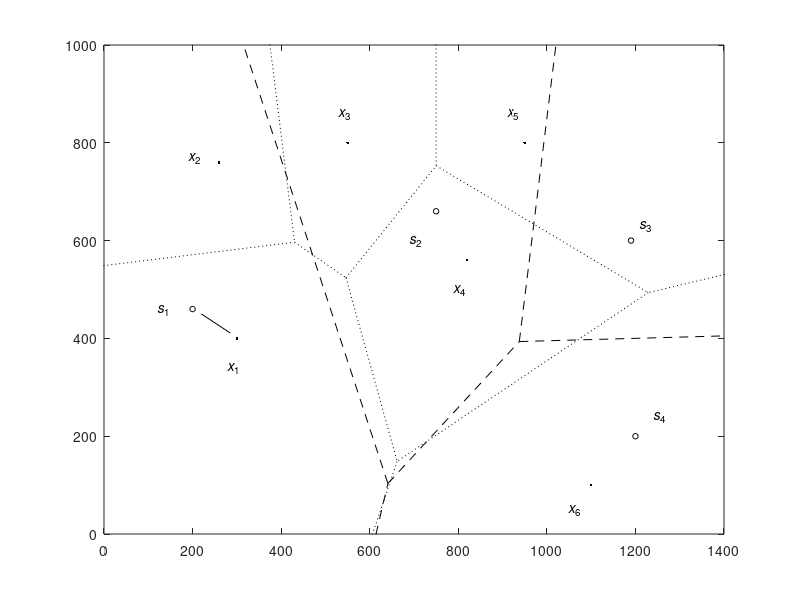

Source code (MATLAB): (Note: this script raises an error after producing the figure.)
%%%%%%%%%%%%%%%%%%%%%%%%%%%%%%%%%%%%%%%%%%%%%%%%%%%%%%%%%%%%%%%%%%%%%%
% Root mean square mimimum distance (RMSMD) as a quality metric 
% for localization nanoscopy images
%
% Yi Sun
% Electrical Engineering Department
% The City College of City University of New York
% E-mail: ysun@ccny.cuny.edu
% 03/14/2017, 04/04/2017, 09/12/2017, 11/18/2017, 01/19/2018, 
% 05/08/2018, 06/03/2018, 08/21/2018, 09/11/2024
%%%%%%%%%%%%%%%%%%%%%%%%%%%%%%%%%%%%%%%%%%%%%%%%%%%%%%%%%%%%%%%%%%%%%%

%% %%%%%%%%%%%%%%%%%%%%%%%%%%%%%%%%%%%%%%%%%%%%%%%%%%%%%%%%%%%%%%%%%%%
%% Fig. 1. Voronoi cells 
%% %%%%%%%%%%%%%%%%%%%%%%%%%%%%%%%%%%%%%%%%%%%%%%%%%%%%%%%%%%%%%%%%%%%
clear
% S, Voronoi cells
dim=2 ; 
S=[200 750 1190 1200
   460 660  600  200] ; 
Fig1=figure('Position',[400 300 500-20 500*(1000/1400)*(102/108)],'Color',[1 1 1]) ;
plot(S(1,:),S(2,:),'ko','MarkerSize',4) ; hold on
axis([0 1400 0 1000]) ;
[V1 V2]=voronoi(S(1,:),S(2,:)) ;
plot(V1,V2,'k--')  ; 
% X, Voronoi cells
X=[300  260  550 820  950 1100
   400 760 800 560 800  100] ; 
plot(X(1,:),X(2,:),'k.') ; 
[V1 V2]=voronoi(X(1,:),X(2,:)) ;
plot(V1,V2,'k:')  ; 
% Denote S
text(120,460,'{\its}_1') ; 
text(690,600,'{\its}_2') ; 
text(1210,630,'{\its}_3') ; 
text(1240,240,'{\its}_4') ; 
% Denote X
text(280,340,'{\itx}_1') ; 
text(190,770,'{\itx}_2') ; 
text(530,860,'{\itx}_3') ; 
text(790,500,'{\itx}_4') ; 
text(910,860,'{\itx}_5') ; 
text(1050,50,'{\itx}_6') ; 
% Arrows
s=[220 ; 450] ; x=[285 ; 411] ;
plot([s(1) x(1)],[s(2) x(2)],'k-') ; 
draw2DArrow(s,x,30*ones(2,1),0.12*pi,'k-',0.5) ; 
draw2DArrow(x,s,30*ones(2,1),0.1*pi,'k-',0.5) ; 
s=[204 ; 490] ; x=[255 ; 740] ;
plot([s(1) x(1)],[s(2) x(2)],'k-') ; 
draw2DArrow(x,s,30*ones(2,1),0.1*pi,'k-',0.5) ; 
s=[728 ; 678] ; x=[570 ; 790] ;
plot([s(1) x(1)],[s(2) x(2)],'k-') ; 
draw2DArrow(x,s,30*ones(2,1),0.1*pi,'k-',0.5) ; 
s=[765 ; 637] ; x=[810 ; 575] ;
plot([s(1) x(1)],[s(2) x(2)],'k-') ; 
draw2DArrow(s,x,30*ones(2,1),0.1*pi,'k-',0.5) ; 
draw2DArrow(x,s,30*ones(2,1),0.1*pi,'k-',0.5) ; 
s=[1183 ; 183] ; x=[1115 ; 115] ;
plot([s(1) x(1)],[s(2) x(2)],'k-') ; 
draw2DArrow(s,x,30*ones(2,1),0.1*pi,'k-',0.5) ; 
draw2DArrow(x,s,30*ones(2,1),0.1*pi,'k-',0.5) ; 
s=[775 ; 678] ; x=[928 ; 785] ;
plot([s(1) x(1)],[s(2) x(2)],'k-') ; 
draw2DArrow(x,s,30*ones(2,1),0.1*pi,'k-',0.5) ; 
s=[1167 ; 622] ; x=[970 ; 790] ;
plot([s(1) x(1)],[s(2) x(2)],'k-') ; 
draw2DArrow(s,x,30*ones(2,1),0.1*pi,'k-',0.5) ; 
hold off
%grid on
xlabel('{\itx} (nm)') ; 
ylabel('{\ity} (nm)') ;
set(gca,'XTick',[0 200 400 600 800 1000 1200 1400]) ; 
set(gca,'XTickLabel',[0 200 400 600 800 1000 1200 1400]') ; 
set(gca,'YTick',[0 200 400 600 800 1000]) ; 
set(gca,'YTickLabel',[0 200 400 600 800 1000]') ; 
AxesHandle=findobj(Fig1,'Type','axes') ; 
set(AxesHandle,'Position',[0.115,0.11,0.85,0.85]);
%print -deps Fig1 % (to keep physical size, in Figure window, use File -> Save As)
 
[RMSMD0 tmp]=RMSMD(S,X) ; 
[RMSMD0 RMSMD0^2] % = 201.84 nm ; RMSMD^2 = 40740 nm^2
[RMSMDX_ tmp]=RMSMD(S(:,1:2),[X(:,2) X(:,3)]) ; 
[RMSMDX_ RMSMDX_^2] % = 276.76 nm ; RMSMDX_^2 = 76600 nm^2
[RMSMDX_X tmp]=RMSMD(S,[X(:,1) X(:,4:6)]) ; 
[RMSMDX_X RMSMDX_X^2] % = 178.26 nm ; RMSMDX_X^2 = 31775 nm^2
[RMSMDXkSk tmp]=RMSMD([S(:,1:2) S(:,4)],[X(:,1) X(:,4) X(:,6)]) ; 
[RMSMDXkSk RMSMDXkSk^2] % = 127.15 nm ; RMSMDXkSk^2 = 16166.67 nm^2

%% %%%%%%%%%%%%%%%%%%%%%%%%%%%%%%%%%%%%%%%%%%%%%%%%%%%%%%%%%%%%%%%%%%%
%% Fig. 2. X0 is fixed and X1 changes on a trajectory
%% %%%%%%%%%%%%%%%%%%%%%%%%%%%%%%%%%%%%%%%%%%%%%%%%%%%%%%%%%%%%%%%%%%%%
clear
r=750 ; % radius of circle on which si's are located 
M=7 ;   % # of si
% S
theta=2*pi*(0:M-1)/M ;
S=r*[cos(theta) ; sin(theta)] ;
Fig2=figure('Position',[100 50 620 600],'Color',[1 1 1]) ;
% 2*r*sin(2*pi/(2*M)) = 650.82 nm -- distance between si's
% Voronoi cells of si's
Fig2a=subplot(2,2,1) ;
line=3*r*[cos(theta+2*pi/(2*M)) ; sin(theta+2*pi/(2*M))] ;
for i=1:M,
  plot([0 line(1,i)],[0,line(2,i)],'k--','LineWidth',0.125) ; hold on
end
% X consists of M fixed X0, and M X1 moving along their trajectories 
X0=1.35*S ; 
I=(0:200)/200 ; 
ii=20 ; 
alpha=0.8*2*pi*I ;
X10=1300*[I.*cos(alpha) ; I.*sin(alpha)] ; % trajectory for xi, theta=0
X10=X10+[2500*I ; zeros(size(I))] ; 
X1=zeros(2*M,length(I)) ; % X1 is changing
for i=1:M,
  T=[cos(theta(i)) -sin(theta(i))
     sin(theta(i))  cos(theta(i))] ;
  X1(2*(i-1)+1:2*(i-1)+2,:)=T*X10 ; 
  plot(X1(2*(i-1)+1,:),X1(2*(i-1)+2,:),'k-','LineWidth',0.125) ; 
  plot(X1(2*(i-1)+1,ii),X1(2*(i-1)+2,ii),'k.','MarkerSize',5) ; 
  plot(X0(1,i),X0(2,i),'k.','MarkerSize',5) ; 
end
% Draw arrows on X1
jj=155 ; 
a0=zeros(2,M) ; a1=zeros(2,M) ; 
for i=1:M, 
  a0(:,i)=X1(2*(i-1)+1:2*(i-1)+2,jj-2) ; 
  a1(:,i)=X1(2*(i-1)+1:2*(i-1)+2,jj) ; 
end
draw2DArrow(a0,a1,80*ones(2,1),0.15*pi,'k-',0.125) ; 
hold on
% Circle with radius of PSF FWHM
FWHM=184 ; % FWHM of PSF = 2*sqrt(2*log(2))*78.26 = 184.288
t=(0:100)/100 ; 
cc0=FWHM*[cos(2*pi*t) ; sin(2*pi*t)] ; 
for i=1:M,
  cc=S(:,i)*ones(1,length(t))+cc0 ; 
  plot(cc(1,:),cc(2,:),'k:','LineWidth',0.125) ; 
end
plot(S(1,:),S(2,:),'ko','MarkerSize',4) ; 
hold off
axis([-1500 1500 -1500 1500]) ;
text(-1400,1350,'(a)') ; 
xlabel('{\itx} (nm)','FontSize',8) ; 
ylabel('{\ity} (nm)','FontSize',8) ; 
set(gcf,'Color',[1 1 1])
% Denote S
text(600,-10,'{\its}_1','FontSize',8) ; 
text(390,490,'{\its}_2','FontSize',8) ; 
text(-185,635,'{\its}_3','FontSize',8) ; 
text(-630,315,'{\its}_4','FontSize',8) ; 
text(-640,-275,'{\its}_5','FontSize',8) ; 
text(-180,-630,'{\its}_6','FontSize',8) ; 
text(332,-510,'{\its}_7','FontSize',8) ; 
% Denote X0
text(1060,0,'{\itx}_1','FontSize',8) ; 
text(660,840,'{\itx}_2','FontSize',8) ; 
text(-290,1100,'{\itx}_3','FontSize',8) ; 
text(-1080,470,'{\itx}_4','FontSize',8) ; 
text(-1040,-470,'{\itx}_5','FontSize',8) ; 
text(-280,-1090,'{\itx}_6','FontSize',8) ; 
text(670,-855,'{\itx}_7','FontSize',8) ; 
% Denote X1
text(340,-35,'{\itx}_8','FontSize',8) ; 
text(220,300,'{\itx}_9','FontSize',8) ; 
text(-110,380,'{\itx}_{10}','FontSize',8) ; 
text(-370,195,'{\itx}_{11}','FontSize',8) ; 
text(-500,-120,'{\itx}_{12}','FontSize',8) ; 
text(-210,-355,'{\itx}_{13}','FontSize',8) ; 
text(175,-310,'{\itx}_{14}','FontSize',8) ; 
set(gca,'FontSize',8) ; 
set(Fig2a,'OuterPosition',[0,0.5,0.5,0.5]); 

%% calculate metrics
RMSMD0=zeros(size(I)) ; 
accuracy=zeros(size(I)) ;
JAC=zeros(size(I)) ; 
precision=zeros(size(I)) ; 
recall=zeros(size(I)) ; 
d=zeros(size(I)) ; 
XX=zeros(size(S)) ; 
for i=1:length(I),
  d(i)=sqrt(X1(1:2,i)'*X1(1:2,i)) ; 
  for j=1:M,
    XX(:,j)=X1(2*(j-1)+1:2*(j-1)+2,i) ; 
  end
  [RMSMD0(i) tmp]=RMSMD(S,[X0 XX]) ; 
  [accuracy(i) JAC(i) precision(i) recall(i)]=Accuracy_JAC_Precesion_Recall_Core(S,[X0 XX],FWHM) ;
end

Fig2b=subplot(2,2,2) ;
  plot(d,RMSMD0,'k-','LineWidth',0.125) ; hold on
  plot(d(ii),RMSMD0(ii),'k.','MarkerSize',5) ; 
  axis([0 1500 0 600]) ;
  text(60,570,'(b)') ; 
  xlabel('{\itd} (nm)','FontSize',8) ; 
  ylabel('RMSMD (nm)','FontSize',8) ; 
set(gca,'XTick',[0 250 500 750 1000 1250 1500]) ; 
set(gca,'XTickLabel',[0 250 500 750 1000 1250 1500]) ; 
set(gca,'YTick',[0 100 200 300 400 500 600]) ; 
set(gca,'YTickLabel',[0 100 200 300 400 500 600]) ; 
set(gca,'FontSize',8) ; 
set(Fig2b,'OuterPosition',[0.51,0.5,0.515,0.5]); 

Fig2c=subplot(2,2,3) ;
  plot(d,accuracy,'k-','LineWidth',0.125) ; hold on
  plot(d(ii),accuracy(ii),'k.','MarkerSize',5) ; hold off
  axis([0 1500 0 600]) ;
  text(60,570,'(c)') ; 
  xlabel('{\itd} (nm)','FontSize',8) ; 
  ylabel('Accuracy(nm)','FontSize',8) ; 
set(gca,'XTick',[0 250 500 750 1000 1250 1500]) ; 
set(gca,'XTickLabel',[0 250 500 750 1000 1250 1500]) ; 
set(gca,'YTick',[0 100 200 300 400 500 600]) ; 
set(gca,'YTickLabel',[0 100 200 300 400 500 600]) ; 
set(gca,'FontSize',8) ; 
set(Fig2c,'OuterPosition',[0.016,0,0.486,0.486]); 

Fig2d=subplot(2,2,4) ;
mk=[5 33 63 128 151] ; 
  plot(d,100*precision,'k-','LineWidth',0.125) ; hold on
	plot(d(mk),100*precision(mk),'ko','MarkerSize',4) ;   
  plot(d(ii),100*precision(ii),'k.','MarkerSize',5) ; 
lg(1)=plot([-20 -10],[-20 -10],'k-o','LineWidth',0.125,'MarkerSize',4) ;   
%
mk=[9 39 140 129 155] ; 
  plot(d,100*recall,'k-','LineWidth',0.125) ; hold on
	plot(d(mk),100*recall(mk),'ks','MarkerSize',4) ;   
  plot(d(ii),100*recall(ii),'k.','MarkerSize',5) ; 
lg(2)=plot([-20 -10],[-20 -10],'k-s','LineWidth',0.125,'MarkerSize',4) ;   
%
mk=[7 36 74 131 153] ; 
  plot(d,100*JAC,'k-','LineWidth',0.125) ; hold on
  plot(d(mk),100*JAC(mk),'kx','MarkerSize',6) ;   
  plot(d(ii),100*JAC(ii),'k.','MarkerSize',5) ; 
lg(3)=plot([-20 -10],[-20 -10],'k-x','LineWidth',0.125,'MarkerSize',6) ;   
  hold off
  axis([0 1500 -10 120]) ;
  legend(lg,'Precision','Recall','JAC','location','northeast') ;
  text(60,113,'(d)') ; 
  xlabel('{\itd} (nm)','FontSize',8) ; 
  ylabel('Precision, Recall, JAC (%)','FontSize',8) ; 
set(gca,'XTick',[0 250 500 750 1000 1250 1500]) ; 
set(gca,'XTickLabel',[0 250 500 750 1000 1250 1500]) ; 
set(gca,'YTick',[0 20 40 60 80 100 120]) ; 
set(gca,'YTickLabel',[0 20 40 60 80 100 120]) ; 
set(gca,'FontSize',8) ; 
set(Fig2d,'OuterPosition',[0.51,0,0.515,0.486]); 
%print -deps Fig2 % (to keep physical size, in Figure window, use File -> Save As)

%% %%%%%%%%%%%%%%%%%%%%%%%%%%%%%%%%%%%%%%%%%%%%%%%%%%%%%%%%%%%%%%%%%%%
%% Fig. 3-5. Helix
%  2-D emitters are located on a helix
clear
% optical system parameters
na=1.4 ; lambda=520 ; % nm
a=2*pi*na/lambda ;
% estimation of sigma of Airy PSF
rc=7.016/a ;
d=1 ; r=0.01:d:rc ; 
sigma=d*sqrt(8/pi)*sum(besselj(1,a*r).^2)  % = 78.26 nm
FWHM=2*sqrt(2*log(2))*sigma ; % = 184.28 nm
% emitter optics
Dt=0.01 ;     % second, time per frame (1/Dt is frame rate) 
Ih=300000 ;   % average number of detected photons per emitter per second
DtIh=Dt*Ih ;  % photon count per frame per emitter 
SPNR=0.2 ; SGNR=0.3 ; % um^2/emitter
SNR=SPNR*SGNR/(SPNR+SGNR) ;
% sample is located at [0,Lx]x[0,Ly]
Lx=2^11 ; Ly=2^11 ;   % frame size in nm
Dx=128 ; Dy=128 ;     % pixel size of cammera
Kx=Lx/Dx ; Ky=Ly/Dy ; % frame size in pixels
K=Kx*Ky ;							% total number of pixels per frame
% emitter locations
M=250 ; % # of emitters
Dd=25 ; % nm, distance between adjacent emitters 
t1=0:1/M:1-1/M ; 
D=(1000*t1).^0.97+40 ; % nm, distance from emitters to origin
xy=zeros(2,M) ; % 2D emitter locations
xy(:,1)=[0 ; D(1)] ; 
for i=2:M, 
  theta0=atan2(xy(2,i-1),xy(1,i-1)) ; % angle of previous location
  d0=sqrt(xy(:,i-1)'*xy(:,i-1)) ;     % length of previous location
  d1=D(i) ; % distance of current location
  Dtheta=acos((d0^2+d1^2-Dd^2)/(2*d0*d1)) ; % angle increment from previous to current location
  theta1=theta0+Dtheta ; % angle of current location
  xy(:,i)=[d1*cos(theta1)
           d1*sin(theta1)] ; 
end
xy0=xy+[Lx/2 ; Ly/2]*ones(1,M) ; % adjust to the frame center 

%% Fig. 3
Fig3=figure('Position',[100 50 600 600],'Color',[1 1 1]) ;
sft=0.07 ; 
% show emitters
Fig3a=subplot(2,2,1) ;
show8bNanoscopyImage(xy0,Lx,Ly,1,1,7,'Yes','gray','No') ; hold on
plot([100 400],Ly-[100 100],'w-',[100 100],Ly-[100-30 100+30],'w-',[400 400],Ly-[100-30 100+30],'w-') ; 
hold off
text(135,Ly-160,'300 nm','Color','white','FontSize',8)
text(100,100,'(a)','Color','white')
set(gca,'XTick',[]) ; % Turn off X and Y ticks 
set(gca,'YTick',[]) ; 
axis off
set(Fig3a,'OuterPosition',[-sft,0.5-(1-0.25)*sft+0.005,0.5+1.25*sft,0.5+1.25*sft]); 

% show far field image of all emitters 
V=CCDimage2DGauPSF(sigma,Kx,Ky,Dx,Dy,Dt,Ih,SPNR,SGNR,xy0) ;
Fig3b=subplot(2,2,2) ;
show8bimage(V,'Yes','gray','yes') ; 
set(gca,'XTick',[]) ; % Turn off X and Y ticks 
set(gca,'YTick',[]) ; 
axis off
set(Fig3b,'OuterPosition',[0.5-(1-0.25)*sft+0.0115,0.5-(1-0.25)*sft+0.005,0.5+1.25*sft,0.5+1.25*sft]); 

%% Localization by a CRLB estimator
% Markov chain state space = {0, 1, 2, 3, 4} 
Nape=30 ;   % average number of activations per emitter in data movie
J=4 ;       % Maximum state
r00=0.92 ;  % Change r00 to obtain different activation Markov chains!
r01=0.5 ;   r02=0.7 ;   r03=0.8 ;   r04=1.0 ; 
r10=1-r00 ; r21=1-r01 ; r32=1-r02 ; r43=1-r03 ; 
R=[r00 r01 r02 r03 r04 % matrix of state transition probabilities
   r10 0   0   0   0
   0   r21 0   0   0
   0   0   r32 0   0
   0   0   0   r43 0] ;
den=1+r10+r10*r21+r10*r21*r32+r10*r21*r32*r43 ; 
p0=1/den ;  % probability of de-activation
N=fix(Nape/(1-p0)) ; % total number of frames in data movie
rand('state',0) ; % initialization of pseudorandom number generator
randn('state',0) ; 
c=zeros(M,N+1) ; % states of Markov chains in data movie
for n=2:N+1, 
  for m=1:M, 
    c(m,n)=(c(m,n-1)+1)*(1-(rand<R(1,c(m,n-1)+1))) ; % state transitions
  end
end

% Estimated locations by CRLB 
a=(c~=0) ;    % a(m,n)=1 if activated; a(m,n)=0 otherwise  
Na=sum(a) ;   % number of activated emitters in nth frame
MNa=sum(Na) ; % number of emitter activations in data movie
xyActive=zeros(2,max(Na),N+1) ; % activated emitter locations in nth frame
xyCRLB=zeros(2,max(Na),N+1) ;   % locations estimated by a CRLB estimator in nth frame
xyCRLBerror=zeros(2,MNa) ;      % all estimation error vectors
xyCRLBall=zeros(2,MNa) ;        % all estimated locations 
for n=2:N+1, 
  p=0 ; 
  if Na(n)>0, 
    for m=1:M,
      if a(m,n),
        p=p+1 ;
        xyActive(:,p,n)=xy0(:,m) ;
      end
    end
  end
  if p>0,   % p=Na(n)
    [SDV SDVavg SDV_FWHM SDV_FWHMavg F_]=CRLB2DGauPSF(sigma,Kx,Ky,Dx,Dy,Dt,Ih,SPNR,SGNR,xyActive(:,1:p,n)) ;
    n1=sum(Na(1:n-1)) ; % total number of activated emitters before nth frame 
    [U L]=eig(F_) ; % eigendecomposition of inverse of Fisher information matrix
    W=U*L.^0.5*randn(2*p,1) ; % an error vector achieving Fisher information 
    for i=1:p,
      error=W(2*(i-1)+1:2*(i-1)+2) ; % error vector for ith emitter
      xyCRLB(:,i,n)=xyActive(:,i,n)+error ; % location estimated by CRLB
      xyCRLBerror(:,n1+i)=error ;
      xyCRLBall(:,n1+i)=xyCRLB(:,i,n) ;
    end
  end
  fprintf(1,'n=%3d  p=%d \n',n,p) ;
end

% Calculate RMSMD, CRLBxy, and accuracy, JAC, precision, recall
[RMSMD0 RMSMD2]=RMSMD(xy0,xyCRLBall) ;
[accuracy JAC precision recall]=Accuracy_JAC_Precesion_Recall_Core(xy0,xyCRLBall,FWHM) ;
STDx=std(xyCRLBerror(1,:)) ; % STD CRLB in x
STDy=std(xyCRLBerror(2,:)) ; % STD CRLB in y
RMSEcrlb=sqrt(STDx^2+STDy^2) ; 
fprintf(1,'r00 N 1-p0 (1-p0)*M (1-p0)*M/(Lx*Ly/10^6) (1-p0)*N \n') ; 
fprintf(1,'%5.3f %4d %5.4f %4.1f %4.2f %3.1f\n',r00,N,1-p0,(1-p0)*M,(1-p0)*M/(Lx*Ly/10^6),(1-p0)*N) ; 
fprintf(1,'r00 N RMSMD STDx STDy RMSEcrlb accuracy JAC precision recall\n') ; 
fprintf(1,'%5.3f %4d %6.1f %6.1f %6.1f %6.1f %4.1f %3.0f %3.0f %3.0f\n', ...
           r00,N,RMSMD0,STDx,STDy,RMSEcrlb,accuracy,100*JAC,100*precision,100*recall) ; 

%% 
% Show activated emitters in nth frame
% r00=0.92 considered 
Fig3b=subplot(2,2,2) ;
%n=N+1 ; 
p=sum(a(:,n)) ; 
show8bNanoscopyImage(xyActive(:,1:p,n),Lx,Ly,1,1,7,'Yes','gray','No') ; 
text(100,100,'(b)','Color','white')
set(gca,'XTick',[]) ; % Turn off X and Y ticks 
set(gca,'YTick',[]) ; 
axis off
set(Fig3b,'OuterPosition',[0.5-(1-0.25)*sft+0.0115,0.5-(1-0.25)*sft+0.005,0.5+1.25*sft,0.5+1.25*sft]); 
% show 95%-probability regions of CRLB-achieving estimators 
hold on
R095=sqrt(-2*log(1-0.95)) ; % size of ellipse for the 95%-probability region
for i=1:p,
  C=F_(2*(i-1)+1:2*(i-1)+2,2*(i-1)+1:2*(i-1)+2) ; 
  [Ui Li]=eig(C) ; 
  Wi=R095*Ui*Li.^0.5 ; % By R095: 95% estimated locations will be within the ellipse
  d=fix(400*sqrt((Li(1,1)+Li(2,2))/2)) ; % # of points on ellipse depends on variances
  theta=2*pi*(0:1/d:1) ;
  vi=[cos(theta) ; sin(theta)] ; % vi is on the unit circle
  xy_CRLBi=Wi*vi ; 
  plot(xyActive(1,i,n)+xy_CRLBi(1,:),xyActive(2,i,n)+xy_CRLBi(2,:),'r.','MarkerSize',4) ; hold on
end
hold off

% Show nth data frame 
% r00=0.92 considered 
Fig3c=subplot(2,2,3) ;
V=CCDimage2DGauPSF(sigma,Kx,Ky,Dx,Dy,Dt,Ih,SPNR,SGNR,xyActive(:,1:p,n)) ;
show8bimage(V,'Yes','gray','yes') ; 
text(15,15,'(c)','Color','white')
set(gca,'XTick',[]) ; % Turn off X and Y ticks 
set(gca,'YTick',[]) ; 
axis off
set(Fig3c,'OuterPosition',[-sft,-sft+0.01,0.5+1.25*sft,0.5+1.25*sft]); 

% Show CRLB-estimated emitters in nth frame
% r00=0.92 considered 
Fig3d=subplot(2,2,4) ;
n=N+1 ; 
p=sum(a(:,n)) ; 
show8bNanoscopyImage(xyCRLB(:,1:p,n),Lx,Ly,1,1,7,'Yes','gray','No') ; 
text(100,100,'(d)','Color','white')
set(gca,'XTick',[]) ; % Turn off X and Y ticks 
set(gca,'YTick',[]) ; 
axis off
set(Fig3d,'OuterPosition',[0.5-(1-0.25)*sft+0.0115,-sft+0.01,0.5+1.25*sft,0.5+1.25*sft]); 
%print -dtiff Fig3 % (to keep physical size, in Figure window, use File -> Save As)

%% Fig. 4 Show CRLB-estimated nanoscopy image (including all estimated emitters) 
% change r00 accordingly
Fig4=figure('Position',[100 50 600 600],'Color',[1 1 1]) ;
sft=0.07 ; 
% show Fig. 4 (a)
r00=0.98 ;  % (1-p0)*M=8.1 
r01=0.5 ;   r02=0.7 ;   r03=0.8 ;   r04=1.0 ; 
r10=1-r00 ; r21=1-r01 ; r32=1-r02 ; r43=1-r03 ;  
R=[r00 r01 r02 r03 r04 % matrix of state transition probabilities
   r10 0   0   0   0
   0   r21 0   0   0
   0   0   r32 0   0
   0   0   0   r43 0] ;
den=1+r10+r10*r21+r10*r21*r32+r10*r21*r32*r43 ; 
p0=1/den ;  % probability of de-activation
N=fix(Nape/(1-p0)) ; % total number of frames in data movie
rand('state',0) ; % initialization of pseudorandom number generator
randn('state',0) ; 
c=zeros(M,N+1) ; % states of Markov chains in data movie
for n=2:N+1, 
  for m=1:M, 
    c(m,n)=(c(m,n-1)+1)*(1-(rand<R(1,c(m,n-1)+1))) ; % state transitions
  end
end
% Estimated locations by CRLB
a=(c~=0) ;    % a(m,n)=1 if activated; a(m,n)=0 otherwise  
Na=sum(a) ;   % number of activated emitters in nth frame
MNa=sum(Na) ; % total number of activated emitters in data movie
xyActive=zeros(2,max(Na),N+1) ;  % activated emitter locations in nth frame
xyCRLB=zeros(2,max(Na),N+1) ;    % locations estimated by a CRLB estimator in nth frame
xyCRLBerror=zeros(2,MNa) ; % all estimation error vectors
xyCRLBall=zeros(2,MNa) ;   % all estimated locations 
for n=2:N+1, 
  p=0 ; 
  if Na(n)>0, 
    for m=1:M,
      if a(m,n),
        p=p+1 ;
        xyActive(:,p,n)=xy0(:,m) ;
      end
    end
  end
  if p>0,   % p=Na(n)
    [SDV SDVavg SDV_FWHM SDV_FWHMavg F_]=CRLB2DGauPSF(sigma,Kx,Ky,Dx,Dy,Dt,Ih,SPNR,SGNR,xyActive(:,1:p,n)) ;
    n1=sum(Na(1:n-1)) ; % total number of activated emitters before nth frame 
    [U L]=eig(F_) ; % eigendecomposition of inverse of Fisher information matrix
    W=U*L.^0.5*randn(2*p,1) ; % an error vector achieving Fisher information 
    for i=1:p,
      error=W(2*(i-1)+1:2*(i-1)+2) ; % error vector for ith emitter
      xyCRLB(:,i,n)=xyActive(:,i,n)+error ; % location estimated by CRLB
      xyCRLBerror(:,n1+i)=error ;
      xyCRLBall(:,n1+i)=xyCRLB(:,i,n) ;
    end
  end
  fprintf(1,'n=%3d  p=%d \n',n,p) ;
end
%
Fig4a=subplot(2,2,1) ;
show8bNanoscopyImage(xyCRLBall,Lx,Ly,1,1,7,'Yes','gray','No') ; 
hold on
plot([100 400],Ly-[100 100],'w-',[100 100],Ly-[100-30 100+30],'w-',[400 400],Ly-[100-30 100+30],'w-') ; 
hold off
text(135,Ly-160,'300 nm','Color','white','FontSize',8)
text(100,100,'(a)','Color','white')
set(gca,'XTick',[]) ; % Turn off X and Y ticks 
set(gca,'YTick',[]) ; 
axis off
set(Fig4a,'OuterPosition',[-sft,0.5-(1-0.25)*sft+0.005,0.5+1.25*sft,0.5+1.25*sft]); 
% r00=0.98 (1-p0)*M=8.1 

% show Fig. 4 (b)
r00=0.96 ;  % (1-p0)*M=15.7 
r01=0.5 ;   r02=0.7 ;   r03=0.8 ;   r04=1.0 ; 
r10=1-r00 ; r21=1-r01 ; r32=1-r02 ; r43=1-r03 ;  
R=[r00 r01 r02 r03 r04 % matrix of state transition probabilities
   r10 0   0   0   0
   0   r21 0   0   0
   0   0   r32 0   0
   0   0   0   r43 0] ;
den=1+r10+r10*r21+r10*r21*r32+r10*r21*r32*r43 ; 
p0=1/den ;  % probability of de-activation
N=fix(Nape/(1-p0)) ; % total number of frames in data movie
rand('state',0) ; % initialization of pseudorandom number generator
randn('state',0) ; 
c=zeros(M,N+1) ; % states of Markov chains in data movie
for n=2:N+1, 
  for m=1:M, 
    c(m,n)=(c(m,n-1)+1)*(1-(rand<R(1,c(m,n-1)+1))) ; % state transitions
  end
end
% Estimated locations by CRLB
a=(c~=0) ;    % a(m,n)=1 if activated; a(m,n)=0 otherwise  
Na=sum(a) ;   % number of activated emitters in nth frame
MNa=sum(Na) ; % total number of activated emitters in data movie
xyActive=zeros(2,max(Na),N+1) ;  % activated emitter locations in nth frame
xyCRLB=zeros(2,max(Na),N+1) ;    % locations estimated by a CRLB estimator in nth frame
xyCRLBerror=zeros(2,MNa) ; % all estimation error vectors
xyCRLBall=zeros(2,MNa) ;   % all estimated locations 
for n=2:N+1, 
  p=0 ; 
  if Na(n)>0, 
    for m=1:M,
      if a(m,n),
        p=p+1 ;
        xyActive(:,p,n)=xy0(:,m) ;
      end
    end
  end
  if p>0,   % p=Na(n)
    [SDV SDVavg SDV_FWHM SDV_FWHMavg F_]=CRLB2DGauPSF(sigma,Kx,Ky,Dx,Dy,Dt,Ih,SPNR,SGNR,xyActive(:,1:p,n)) ;
    n1=sum(Na(1:n-1)) ; % total number of activated emitters before nth frame 
    [U L]=eig(F_) ; % eigendecomposition of inverse of Fisher information matrix
    W=U*L.^0.5*randn(2*p,1) ; % an error vector achieving Fisher information 
    for i=1:p,
      error=W(2*(i-1)+1:2*(i-1)+2) ; % error vector for ith emitter
      xyCRLB(:,i,n)=xyActive(:,i,n)+error ; % location estimated by CRLB
      xyCRLBerror(:,n1+i)=error ;
      xyCRLBall(:,n1+i)=xyCRLB(:,i,n) ;
    end
  end
  fprintf(1,'n=%3d  p=%d \n',n,p) ;
end
%
Fig4b=subplot(2,2,2) ;
show8bNanoscopyImage(xyCRLBall,Lx,Ly,1,1,7,'Yes','gray','No') ; 
hold off
text(100,100,'(b)','Color','white')
set(gca,'XTick',[]) ; % Turn off X and Y ticks 
set(gca,'YTick',[]) ; 
axis off
set(Fig4b,'OuterPosition',[0.5-(1-0.25)*sft+0.0115,0.5-(1-0.25)*sft+0.005,0.5+1.25*sft,0.5+1.25*sft]); 
% r00=0.96 (1-p0)*M=15.7

% show Fig. 4 (c)
r00=0.94 ;  % (1-p0)*M=22.9 
r01=0.5 ;   r02=0.7 ;   r03=0.8 ;   r04=1.0 ; 
r10=1-r00 ; r21=1-r01 ; r32=1-r02 ; r43=1-r03 ;  
R=[r00 r01 r02 r03 r04 % matrix of state transition probabilities
   r10 0   0   0   0
   0   r21 0   0   0
   0   0   r32 0   0
   0   0   0   r43 0] ;
den=1+r10+r10*r21+r10*r21*r32+r10*r21*r32*r43 ; 
p0=1/den ;  % probability of de-activation
N=fix(Nape/(1-p0)) ; % total number of frames in data movie
rand('state',0) ; % initialization of pseudorandom number generator
randn('state',0) ; 
c=zeros(M,N+1) ; % states of Markov chains in data movie
for n=2:N+1, 
  for m=1:M, 
    c(m,n)=(c(m,n-1)+1)*(1-(rand<R(1,c(m,n-1)+1))) ; % state transitions
  end
end
% Estimated locations by CRLB
a=(c~=0) ;    % a(m,n)=1 if activated; a(m,n)=0 otherwise  
Na=sum(a) ;   % number of activated emitters in nth frame
MNa=sum(Na) ; % total number of activated emitters in data movie
xyActive=zeros(2,max(Na),N+1) ;  % activated emitter locations in nth frame
xyCRLB=zeros(2,max(Na),N+1) ;    % locations estimated by a CRLB estimator in nth frame
xyCRLBerror=zeros(2,MNa) ; % all estimation error vectors
xyCRLBall=zeros(2,MNa) ;   % all estimated locations 
for n=2:N+1, 
  p=0 ; 
  if Na(n)>0, 
    for m=1:M,
      if a(m,n),
        p=p+1 ;
        xyActive(:,p,n)=xy0(:,m) ;
      end
    end
  end
  if p>0,   % p=Na(n)
    [SDV SDVavg SDV_FWHM SDV_FWHMavg F_]=CRLB2DGauPSF(sigma,Kx,Ky,Dx,Dy,Dt,Ih,SPNR,SGNR,xyActive(:,1:p,n)) ;
    n1=sum(Na(1:n-1)) ; % total number of activated emitters before nth frame 
    [U L]=eig(F_) ; % eigendecomposition of inverse of Fisher information matrix
    W=U*L.^0.5*randn(2*p,1) ; % an error vector achieving Fisher information 
    for i=1:p,
      error=W(2*(i-1)+1:2*(i-1)+2) ; % error vector for ith emitter
      xyCRLB(:,i,n)=xyActive(:,i,n)+error ; % location estimated by CRLB
      xyCRLBerror(:,n1+i)=error ;
      xyCRLBall(:,n1+i)=xyCRLB(:,i,n) ;
    end
  end
  fprintf(1,'n=%3d  p=%d \n',n,p) ;
end
%
Fig4c=subplot(2,2,3) ;
show8bNanoscopyImage(xyCRLBall,Lx,Ly,1,1,7,'Yes','gray','No') ; 
hold off
text(100,100,'(c)','Color','white')
set(gca,'XTick',[]) ; % Turn off X and Y ticks 
set(gca,'YTick',[]) ; 
axis off
set(Fig4c,'OuterPosition',[-sft,-sft+0.01,0.5+1.25*sft,0.5+1.25*sft]); 
% r00=0.94 (1-p0)*M=22.9 

% show Fig. 4 (d)
r00=0.92 ;  % (1-p0)*M=29.6
r01=0.5 ;   r02=0.7 ;   r03=0.8 ;   r04=1.0 ; 
r10=1-r00 ; r21=1-r01 ; r32=1-r02 ; r43=1-r03 ;  
R=[r00 r01 r02 r03 r04 % matrix of state transition probabilities
   r10 0   0   0   0
   0   r21 0   0   0
   0   0   r32 0   0
   0   0   0   r43 0] ;
den=1+r10+r10*r21+r10*r21*r32+r10*r21*r32*r43 ; 
p0=1/den ;  % probability of de-activation
N=fix(Nape/(1-p0)) ; % total number of frames in data movie
rand('state',0) ; % initialization of pseudorandom number generator
randn('state',0) ; 
c=zeros(M,N+1) ; % states of Markov chains in data movie
for n=2:N+1, 
  for m=1:M, 
    c(m,n)=(c(m,n-1)+1)*(1-(rand<R(1,c(m,n-1)+1))) ; % state transitions
  end
end
% Estimated locations by CRLB
a=(c~=0) ;    % a(m,n)=1 if activated; a(m,n)=0 otherwise  
Na=sum(a) ;   % number of activated emitters in nth frame
MNa=sum(Na) ; % total number of activated emitters in data movie
xyActive=zeros(2,max(Na),N+1) ;  % activated emitter locations in nth frame
xyCRLB=zeros(2,max(Na),N+1) ;    % locations estimated by a CRLB estimator in nth frame
xyCRLBerror=zeros(2,MNa) ; % all estimation error vectors
xyCRLBall=zeros(2,MNa) ;   % all estimated locations 
for n=2:N+1, 
  p=0 ; 
  if Na(n)>0, 
    for m=1:M,
      if a(m,n),
        p=p+1 ;
        xyActive(:,p,n)=xy0(:,m) ;
      end
    end
  end
  if p>0,   % p=Na(n)
    [SDV SDVavg SDV_FWHM SDV_FWHMavg F_]=CRLB2DGauPSF(sigma,Kx,Ky,Dx,Dy,Dt,Ih,SPNR,SGNR,xyActive(:,1:p,n)) ;
    n1=sum(Na(1:n-1)) ; % total number of activated emitters before nth frame 
    [U L]=eig(F_) ; % eigendecomposition of inverse of Fisher information matrix
    W=U*L.^0.5*randn(2*p,1) ; % an error vector achieving Fisher information 
    for i=1:p,
      error=W(2*(i-1)+1:2*(i-1)+2) ; % error vector for ith emitter
      xyCRLB(:,i,n)=xyActive(:,i,n)+error ; % location estimated by CRLB
      xyCRLBerror(:,n1+i)=error ;
      xyCRLBall(:,n1+i)=xyCRLB(:,i,n) ;
    end
  end
  fprintf(1,'n=%3d  p=%d \n',n,p) ;
end
%
Fig4d=subplot(2,2,4) ;
show8bNanoscopyImage(xyCRLBall,Lx,Ly,1,1,7,'Yes','gray','No') ; 
hold off
text(100,100,'(d)','Color','white')
set(gca,'XTick',[]) ; % Turn off X and Y ticks 
set(gca,'YTick',[]) ; 
axis off
set(Fig4d,'OuterPosition',[0.5-(1-0.25)*sft+0.0115,-sft+0.01,0.5+1.25*sft,0.5+1.25*sft]); 
% r00=0.92 (1-p0)*M=29.6
% print -dtiff Fig4 % (to keep physical size, in Figure window, use File -> Save As)

%% Fig. 5 Show metrics 
% Result and figures
% Nape=30 ;Ih=300000 ; SPNR=0.2 ; SGNR=0.3 ; 
%    r00   N  1-p0 (1-p0)*M (1-p0)*M/(Lx*Ly) (1-p0)*N 
Np=[0.995 3601 0.0083  2.1 0.50 30.0
    0.99  1815 0.0165  4.1 0.98 30.0
    0.98   922 0.0325  8.1 1.94 30.0
    0.97   625 0.0480 12.0 2.86 30.0
    0.96   476 0.0630 15.7 3.75 30.0
    0.95   387 0.0775 19.4 4.62 30.0
    0.94   327 0.0916 22.9 5.46 29.9
    0.93   285 0.1052 26.3 6.27 30.0
    0.92   253 0.1185 29.6 7.06 30.0
    0.91   228 0.1313 32.8 7.83 29.9] ;
%    r00    N    RMSMD    STDx   STDy  RMSEcrlb accuracy JAC precision recall
Mt=[0.995 3601     4.7     3.5    3.5     5.0  4.8 100 100 100
    0.990 1815     6.0     4.5    4.6     6.4  6.1 100 100 100
    0.980  922    11.2    11.1    9.8    14.8 10.0 100 100 100
    0.970  625    22.9    25.5   26.6    36.8 14.1 100 100 100
    0.960  476    38.9    38.1   50.1    63.0 17.7 100 100 100
    0.950  387    57.7    74.9   58.4    95.0 22.7  99  99 100
    0.940  327   132.2   106.1  150.1   183.8 24.9  99  99 100
    0.930  285   705.9   646.3  423.9   772.9 28.9  97  97 100
    0.920  253  2515.9  2129.1 1503.7  2606.6 35.6  96  96 100
    0.910  228 13636.9 10214.6 9407.8 13886.9 39.2  93  93 100] ;
  
Fig5=figure('Position',[100 100 620 300],'Color',[1 1 1]) ;

% Fig5. (a) RMSMD, and accuracy 
Fig5a=subplot(1,2,1) ;
clear lg ; 
lg(1)=plot(Np(:,4),Mt(:,3),'k-*','LineWidth',0.125,'MarkerSize',5) ; hold on
lg(2)=plot(Np(:,4),Mt(:,7),'k-o','LineWidth',0.125,'MarkerSize',5) ; 
abcd=[8.1 15.7 22.9 29.6] ; 
for i=1:4,
  plot(abcd(i)*[1 1],[0,3000],'k:','LineWidth',0.125) ; 
end
hold off
axis([5 30 0 3000]) ; 
legend(lg,'RMSMD','Accuracy','location','northwest') ;
xlabel('Ma','FontSize',8) ;
ylabel('RMSMD, Accuracy (nm)','FontSize',8) ; 
text(6,180,'(a)','Color','black')
set(gca,'FontSize',8) ; 
set(Fig5a,'OuterPosition',[0,0,0.488,1]); 

% Fig5. (b) precision, recall, JAC
Fig5b=subplot(1,2,2) ;
% precision 
lg(1)=plot(Np(:,4),Mt(:,9),'k-o','LineWidth',0.125,'MarkerSize',5) ; hold on
% recall 
lg(2)=plot(Np(:,4),Mt(:,10),'k-s','LineWidth',0.125,'MarkerSize',5) ; 
% JAC
lg(3)=plot(Np(:,4),Mt(:,9),'k-x','LineWidth',0.125,'MarkerSize',5) ; 
abcd=[8.1 15.7 22.9 29.6] ; 
for i=1:4,
  plot(abcd(i)*[1 1],[0,3000],'k:','LineWidth',0.125) ; 
end
hold off
axis([5 30 0 120]) ; 
legend(lg,'Precision','Recall','JAC','Location','southeast') ;
xlabel('Ma','FontSize',8) ;
ylabel('Precision, Recall, JAC (%)','FontSize',8) ; 
text(6,7,'(b)','Color','black')
set(gca,'FontSize',8) ; 
set(Fig5b,'OuterPosition',[0.51,0,0.515,1]); 
% print -desp Fig5 (to keep physical size, in Figure window, use File -> Save As)

%% Show sequence of estimated nanoscopy images 
figure('Position',[100 50 600 600],'Color',[1 1 1]) ;
sft=0.07 ; 
FPS=10 ; % frames/s in show
for n=2:N+1,
  p=sum(a(:,n)) ; % number of activated emitters in nth frame
  fprintf(1,'N=%d n=%3d  p=%d \n',N,n,p) ;
  t0=cputime ;
%
  Figa=subplot(2,2,1) ;
  show8bNanoscopyImage(xyActive(:,1:p,n),Lx,Ly,1,1,7,'Yes','gray','No') ;
  hold on
  plot([100 400],Ly-[100 100],'w-',[100 100],Ly-[100-30 100+30],'w-',[400 400],Ly-[100-30 100+30],'w-') ;
  hold off
  text(135,Ly-160,'300 nm','Color','white','FontSize',8)
  set(gca,'XTick',[]) ; % Turn off X and Y ticks
  set(gca,'YTick',[]) ;
  axis off
  set(Figa,'OuterPosition',[-sft,0.5-(1-0.25)*sft+0.005,0.5+1.25*sft,0.5+1.25*sft]);
%
  Figb=subplot(2,2,2) ;
  if p>0,
    V=CCDimage2DGauPSF(sigma,Kx,Ky,Dx,Dy,Dt,Ih,SPNR,SGNR,xyActive(:,1:p,n)) ;
  else
    V=zeros(Ky,Kx) ;
  end
  show8bimage(V,'Yes','gray','Yes') ;
  axis off
  set(gca,'XTick',[]) ; % Turn off X and Y ticks
  set(gca,'YTick',[]) ;
  set(Figb,'OuterPosition',[0.5-(1-0.25)*sft+0.0115,0.5-(1-0.25)*sft+0.005,0.5+1.25*sft,0.5+1.25*sft]);
%
  Figc=subplot(2,2,3) ;  % show current estimated locations
  if p>0,
    show8bNanoscopyImage(xyCRLB(:,1:p,n),Lx,Ly,1,1,7,'Yes','gray','No') ;
  else
    show8bNanoscopyImage([],Lx,Ly,1,1,7,'Yes','gray','No') ;
  end
  set(gca,'XTick',[]) ; % Turn off X and Y ticks
  set(gca,'YTick',[]) ;
  axis off
  set(Figc,'OuterPosition',[-sft,-sft+0.01,0.5+1.25*sft,0.5+1.25*sft]);
%
  Figd=subplot(2,2,4) ;  % show all estimated locations
  pt=sum(sum(a(:,1:n))) ; % number of activated emitters from 1st to nth frames
  show8bNanoscopyImage(xyCRLBall(:,1:pt),Lx,Ly,1,1,7,'Yes','gray','No') ; 
  set(gca,'XTick',[]) ; % Turn off X and Y ticks
  set(gca,'YTick',[]) ;
  axis off
  set(Figd,'OuterPosition',[0.5-(1-0.25)*sft+0.0115,-sft+0.01,0.5+1.25*sft,0.5+1.25*sft]);
  gf=getframe(gcf) ;	% show image
  while cputime-t0<1/FPS, end
end

